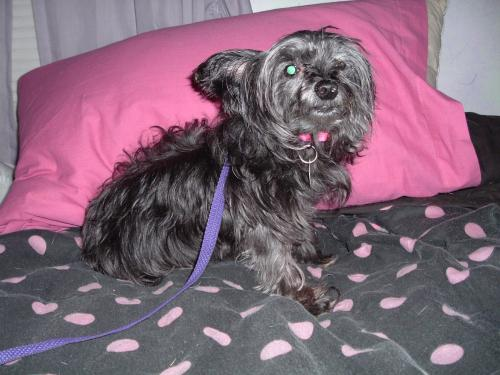
#> input picture PetImages/Dog/0.jpg, 500 x 375 px
$ python load_datasets.py
#> lines starting #> are read from the running program, lines starting #| are printed output that depends on the picture
import numpy as np
import matplotlib.pyplot as plt
import os
import cv2
import random
import pickle

DATADIR = 'PetImages'

CATEGORIES = ["Dog", "Cat"]

#Demo categories classification (optional)
#you can skip the "for loop" and move to the create_training_data function
for category in CATEGORIES:
    path = os.path.join(DATADIR, category)
    for img in os.listdir(path):
        img_array = cv2.imread(os.path.join(path, img), cv2.IMREAD_GRAYSCALE)
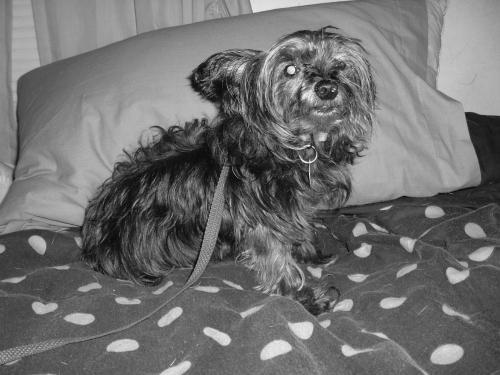
#> img_array: shape (375, 500); min 0, max 251, mean 112
        plt.imshow(img_array, cmap = 'gray')
        plt.show()
        break
    break

#Resize image
IMG_SIZE = 100
new_array = cv2.resize(img_array, (IMG_SIZE, IMG_SIZE))
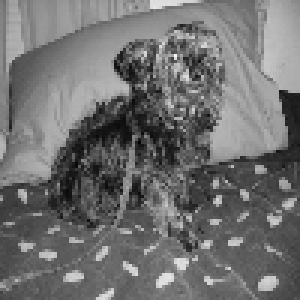
#> new_array: shape (100, 100) (shown 3 times larger); min 5, max 248, mean 112
#plt.imshow(new_array, cmap = 'gray')
#plt.show()

training_data = []

def create_training_data():
    for category in CATEGORIES:
        path = os.path.join(DATADIR, category)
        class_num = CATEGORIES.index(category)
        for img in os.listdir(path):
            try:
                img_array = cv2.imread(os.path.join(path, img), cv2.IMREAD_GRAYSCALE)
                new_array = cv2.resize(img_array, (IMG_SIZE, IMG_SIZE))
                training_data.append([new_array, class_num])
            except Exception as e:
                pass
#> pass 2 of the loop in create_training_data, `for category in CATEGORIES:`:
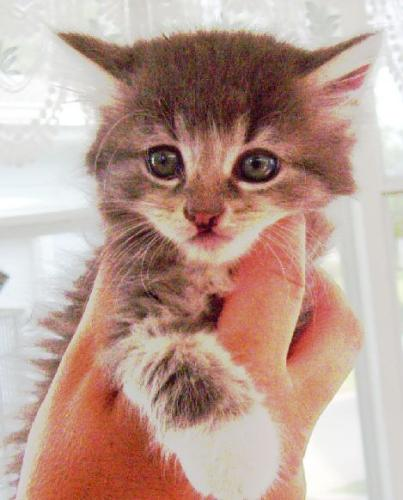
#> input picture PetImages/Cat/100.jpg, 403 x 500 px
#> in create_training_data, `img_array = cv2.imread(os.path.join(path, img), cv2.IMREAD_GRAYSCALE)`:
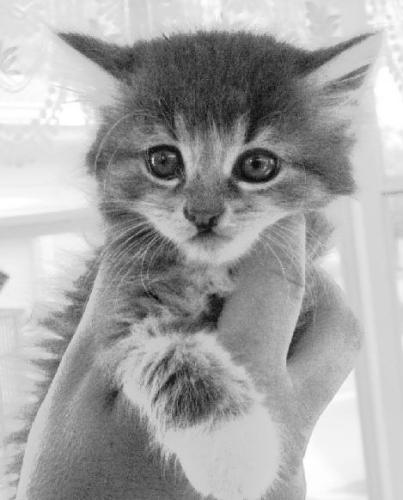
#> img_array: shape (500, 403); min 4, max 255, mean 166.4
#> in create_training_data, `new_array = cv2.resize(img_array, (IMG_SIZE, IMG_SIZE))`:
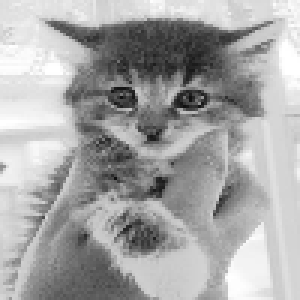
#> new_array: shape (100, 100) (shown 3 times larger); min 15, max 255, mean 166.4

create_training_data()

print(len(training_data))
#| 2

random.shuffle(training_data)

#check whether the data was shuffled corectly or not
for sample in training_data[:10]:
    print(sample[1])
#> this loop made 2 passes
#| 0
#| 1

X = []
y = []

for features, label in training_data:
    X.append(features)
    y.append(label)
#> this loop made 2 passes
#> label on passes 1 to 2: 0, 1
#> after the loop, X = 2 items; y = [0, 1]

X = np.array(X).reshape(-1, IMG_SIZE, IMG_SIZE, 1)

pickle_out = open("X.pickle", "wb")
pickle.dump(X, pickle_out)
pickle_out.close()

pickle_out = open("y.pickle", "wb")
pickle.dump(y, pickle_out)
pickle_out.close()

pickle_in = open("X.pickle", "rb")
X = pickle.load(pickle_in)
#print(X[1]) // Check
